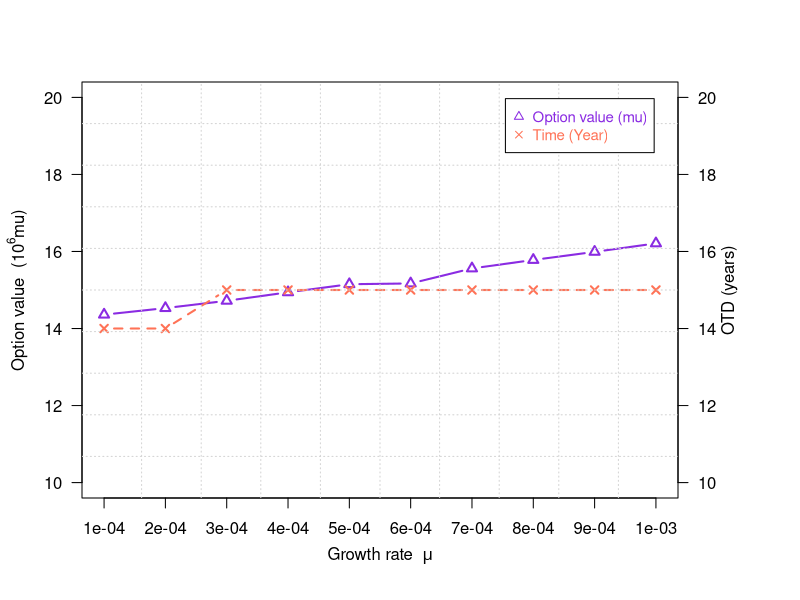

Write R code to recreate this figure.
data=read.csv("SA-mu.csv", header=T)
scalefactor=1000000
## add extra space to right margin of plot within frame
par(mar=c(5, 4, 4, 6) + 0.1)

## Plot first set of data and draw its axis
plot(data$mu, data$Extra, pch=2, axes=FALSE, ylim=c(10,20), xlab="", ylab="", 
     type="b",col="blueviolet", lwd=2)
axis(2, ylim=c(0,2),col="black",las=1)  ## las=1 makes horizontal labels
mtext(expression(paste("Option value  (", 10^6, "mu)")),side=2,col="black",line=2.5)
box()

## Allow a second plot on the same graph
par(new=TRUE)

## Plot the second plot and put axis scale on right
plot(data$mu, data$Time, pch=4,  xlab="", ylab="", ylim=c(10,20), 
     axes=FALSE, type="b", col="coral1",lwd=2,lty=2)
## a little farther out (line=4) to make room for labels
mtext("OTD (years)",side=4,col="black",line=2) 
axis(4, ylim=c(0,30), col="black",col.axis="black",las=1)


## Draw the time axis
axis(1,pretty(range(data$mu),10))
mtext(expression(paste("Growth rate  ", mu)),side=1,col="black",line=2.5)  
grid(10, 10, col = "lightgray", lty = "dotted",lwd = par("lwd"), equilogs = TRUE)
## Add Legend
legend("topright",inset=.04,legend=c("Option value (mu)","Time (Year)"),
       text.col=c("blueviolet","coral1"),pch=c(2,4),col=c("blueviolet","coral1"),horiz=F,cex=0.9)